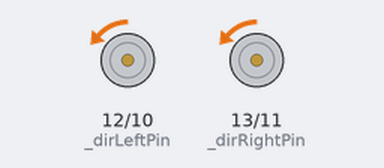
Recording of a sketch running on a simulated Arduino Uno, built with avr-gcc and run on an emulated ATmega328P. On the bench: direction and speed pins drawn as motors (green arrow = direction pin HIGH = forward, orange = LOW = backward, longer = more drive). What the sketch prints to the serial monitor is not drawn.

Above: at 2.2 s.
Timing chart, 0 to 25.3 s (numbered marks = the images above):
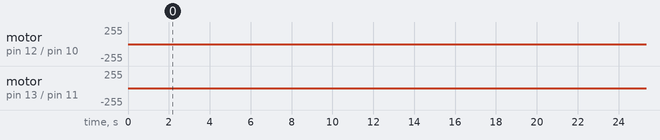

The sketch:

MotorBridgeLib.ino
```cpp
/** This is an example Program for the FunuMotor Shield with L298 Motor Driver
 *
 *  GPL2 have fun ;)
 *  Used Libs:
 *  https://github.com/evert-arias/EasyBuzzer
 *
 *  For german explanation visit
 *  http://www.fambach.net
 */
#include "L298PMotorBride.h"

L298PMotorBridge motor;

void setup() {

  // init serial
  Serial.begin(115200);
  Serial.println("Start Test");
  motor.init();
}


void loop() {

  Serial.print( "Drive in first direction\t");
  // one direction

  for (int i = -100; i < 100 ; i++) {
    Serial.print(i % 10 == 0 ? "." : "");
    motor.setSpeed(i,i);
    delay(100);
  }

  Serial.println( " STOP");
  motor.stop();
  delay(2000);
}
```

L298PMotorBride.h
```cpp
#ifndef L298P_MOTOR_BRIDGE
#define L298P_MOTOR_BRIDGE

#include "TwoWireDrive.h"


/**
  Two wire drive
  works with negative speed to drive backward
*/
class L298PMotorBridge : public TwoWireDrive {
  protected:

    uint8_t _pwmLeftPin  = 10;
    uint8_t _dirLeftPin  = 12;
    uint8_t _pwmRightPin = 11;
    uint8_t _dirRightPin = 13;

  public:


    L298PMotorBridge(uint8_t leftPwmPin = 10, uint8_t  leftDirPin = 12, uint8_t  rightPwmPin = 11, uint8_t  rightDirPin = 13):
      _pwmLeftPin(leftPwmPin),
      _dirLeftPin(leftDirPin),
      _pwmRightPin(rightPwmPin),
      _dirRightPin(rightDirPin)
    {

      Serial.print("Constructor: ");
      Serial.print( _pwmLeftPin); Serial.print(",");
      Serial.print(_dirLeftPin); Serial.print(",");
      Serial.print(_pwmRightPin); Serial.print(",");
      Serial.print(_dirRightPin); Serial.print(",");


    };

    virtual setSpeed(int8_t speedLeftPercent, uint8_t speedRightPercent) {
      TwoWireDrive::setSpeed(speedLeftPercent, speedRightPercent );

      if (_leftSpeed < 0 ) { // backward
        digitalWrite(_dirLeftPin, _backward );
      } else {
        digitalWrite(_dirLeftPin, _foreward );
      }

      if (_rightSpeed < 0 ) { // backward
        digitalWrite(_dirLeftPin, _backward );
      } else {
        digitalWrite(_dirLeftPin, _foreward );
      }

      analogWrite(_pwmLeftPin, abs( _leftSpeed));
      analogWrite(_pwmRightPin, abs(_rightSpeed));
    }
    virtual setLeftSpeed(int8_t speedPercent) {
      this->_leftSpeed = map(speedPercent, -100, 100, _minSpeed, _maxSpeed);
    }

    virtual setRightSpeed(int8_t speedPercent) {
      this->_rightSpeed = map(speedPercent, -100, 100, _minSpeed, _maxSpeed);
    }

    void setMinSpeed(int8_t minSpeed) {
      this->_minSpeed = minSpeed;
    }

    void setMaxSpeed(int8_t maxSpeed) {
      this->_maxSpeed = maxSpeed;
    }

    void stop() {
         this->_leftSpeed = 0;
         this->_rightSpeed = 0;
         analogWrite(_pwmLeftPin, _leftSpeed);
         analogWrite(_pwmRightPin, _rightSpeed);
    }

    void init() {
      //Serial.println("Start init Motor pins");
      // init motor pins
      pinMode( _pwmLeftPin, OUTPUT);
      pinMode( _dirLeftPin, OUTPUT);
      pinMode( _pwmRightPin, OUTPUT);
      pinMode( _dirRightPin, OUTPUT);
     // Serial.println("End init Motor pins");
      stop();
    }


    //virtual setDirection(Direction leftDirection, Direction rightDirection)= 0;
    //virtual setLeftDirection(Direction dir){this->_leftDirection = dir;}
    //virtual setRightDirection(Direction dir){this->rightDirection= dir;}


};

#endif // L298P_MOTOR_BRIDGE
```

TwoWireDrive.h
```cpp
#ifndef TWO_WIRE_DRIVE
#define TWO_WIRE_DRIVE


/**
  Two wire drive
  works with negative speed to drive backward
*/
class TwoWireDrive {
  protected:
    int8_t _minSpeed = -255;
    int8_t _maxSpeed = 255;
    int8_t _leftSpeed = 0;
    int8_t _rightSpeed = 0;
    int8_t minPercentSpeed = 10;
    //Direction _leftDirection = STOP;
    //Direction _rightDirection = STOP;
    int _foreward = HIGH;
    int _backward = LOW;


  public:

    //virtual setDirection(Direction leftDirection, Direction rightDirection)= 0;
    virtual setSpeed(int8_t speedLeftPercent, uint8_t speedRightPercent) {

      if (speedLeftPercent == 0) {
        this->_leftSpeed = 0;
      }
      else {
        this->_leftSpeed = map(speedLeftPercent, -100, 100, _minSpeed, _maxSpeed);
      }

      if (speedRightPercent == 0) {
        this->_rightSpeed = 0;
      }
      else {
        this->_rightSpeed = map(speedRightPercent, -100, 100, _minSpeed, _maxSpeed);
      }

    }
    virtual void init() = 0;
    virtual setLeftSpeed(int8_t speedPercent) {
      this->_leftSpeed = map(speedPercent, -100, 100, _minSpeed, _maxSpeed);
    }
    virtual setRightSpeed(int8_t speedPercent) {
      this->_rightSpeed = map(speedPercent, -100, 100, _minSpeed, _maxSpeed);
    }
    //virtual setLeftDirection(Direction dir){this->_leftDirection = dir;}
    //virtual setRightDirection(Direction dir){this->rightDirection= dir;}
    void setMinSpeed(int8_t minSpeed) {
      this->_minSpeed = minSpeed;
    }
    void setMaxSpeed(int8_t maxSpeed) {
      this->_maxSpeed = maxSpeed;
    }

    void stop() {
      setSpeed(0, 0);
    }

};

#endif // TWO_WIRE_DRIVE
```

Measured:
- by itself, motor on pin 12 (_dirLeftPin) / pin 10 (_pwmLeftPin): alternates backward 1/255 for 10.0 s and stopped for 12.0 s
- by itself, motor on pin 13 (_dirRightPin) / pin 11 (_pwmRightPin): stopped → backward 1/255 at 0.00 s, → backward 2/255 4.4 s later, → stopped 5.6 s later, → backward 2/255 12.0 s later, … (13 changes in this stretch)
